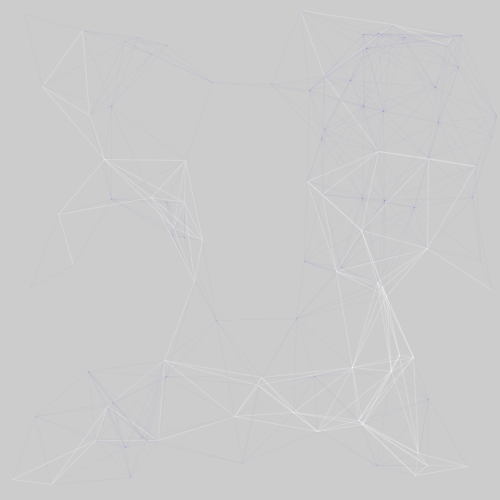
Frame 1 (no input)
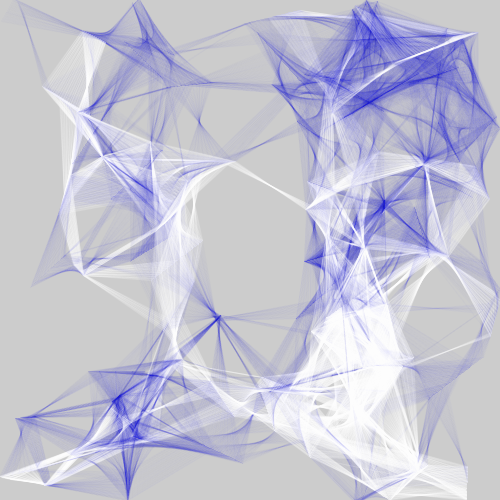
Frame 60 (the mouse pressed at the canvas centre just before this capture)
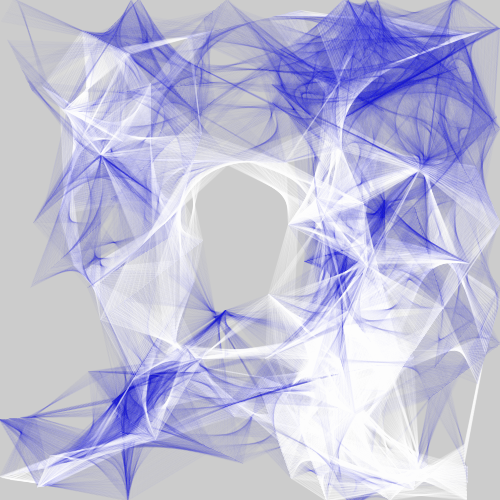
Frame 120 (the mouse held since frame 60 and released just before this capture)

The Processing sketch that drew these frames (run headless with seeded random() and noise(); from frame 60 on, the mouse is pressed at the canvas centre):

// Processing sketch: processing_154504
// ── processing_154504.pde

float[] x;      // position
float[] y;
float[] xInc;   // change per frame
float[] yInc;
int numArray;   // number of elements

float proximity;  // if distance between elements < proximity then draw a line between them

void setup() {
  size(500, 500);

  numArray = 100;

  // allocate arrays
  x= new float[numArray];
  y= new float[numArray];
  xInc= new float[numArray];
  yInc= new float[numArray];

  proximity = 100;   // influence distance

  // random starting position and direction
  for (int i=0; i<numArray; i++) {
    x[i] = random(width);
    y[i] = random(height);
    xInc[i] = random(-1, 1);
    yInc[i] = random(-1, 1);
  }

  strokeWeight(1);
}

void draw() {

  //background(0);

  // iterate over each point
  for (int i=0; i<numArray; i++) {

    x[i] += xInc[i];
    y[i] += yInc[i];

    // bounce off the sides of the window
    if (x[i] > width || x[i] < 0) {
      xInc[i] = xInc[i] > 0 ? -random(1) : random(1);
    }

    if (y[i] > height || y[i] < 0 ) {
      yInc[i] = yInc[i] > 0 ? -random(1) : random(1);
    }

    //drawElement(x[i], y[i], xInc[i], yInc[i]);
  }

  for (int i=0; i<numArray; i++) {
    for (int j=0; j<i; j++) {
      float dist = dist(x[i], y[i], x[j], y[j]  );
      if (dist < proximity) {
        if (i%2 == 0 || j%2==0) {
          stroke(0, 0,random (155,255), 5);
        } 
        else {
          stroke(255, 255, 255, 50);
        }
        line(x[i], y[i], x[j], y[j]  );
      }
    }
  }
}

void drawElement(float x, float y, float dx, float dy ) {

  // draw the point in red
  noFill();
  stroke(255, 0, 0);
  point(x, y);

  // draw an arrow in the current direction of travel
  stroke(0, 100);
  float endX = x + (dx*20);
  float endY = y + (dy*20);
  float arX = x + (dx*15);
  float arY = y + (dy*15);
  line(x, y, endX, endY);
  line(endX, endY, arX + (dy * 5), arY - (dx * 5));
  line(endX, endY, arX - (dy * 5), arY + (dx * 5));


  // draw the boundary of proximity
  stroke(0, 10);
  ellipse(x, y, proximity, proximity);
}
